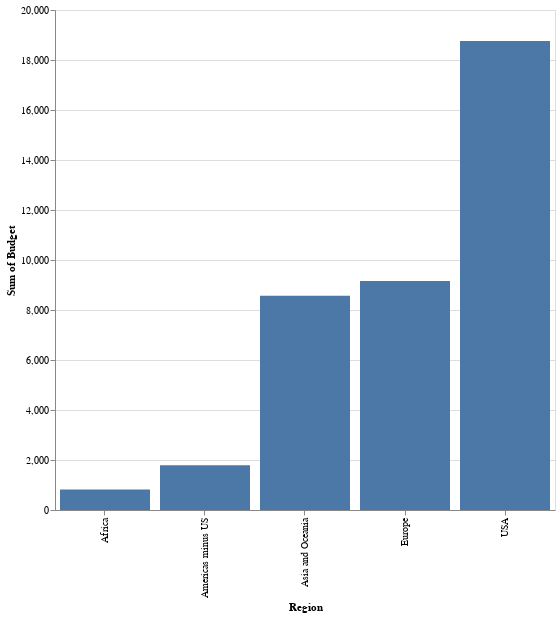

The code cell stored with this chart in its notebook:
### Code cell
regions = ['Africa', 'Americas', 'Asia and Oceania', 'Europe', 'Middle East (excluding Iraq)']
sipri.regional_spending_bar_chart(regions, meaningful_world[::5])

### Figure 1 — Vega-Lite specification as saved in the notebook (floating-point values rounded to 4 significant figures; data arrays with more than 128 entries replaced by an {"elided": "..."} marker saying what was removed)
{"config": {"view": {"continuousWidth": 400, "continuousHeight": 300}}, "data": {"name": "data-ff75974f83dd581fbf007d83884fb8ff"}, "mark": "bar", "encoding": {"x": {"type": "nominal", "field": "Region"}, "y": {"type": "quantitative", "aggregate": "sum", "field": "Budget"}}, "height": 500, "width": 500, "$schema": "https://vega.github.io/schema/vega-lite/v4.8.1.json", "datasets": {"data-ff75974f83dd581fbf007d83884fb8ff": {"elided": "145 records"}}}
